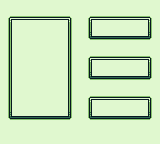

A level layout from a 2D game, rendered from its tile map. Below: a short description, then the map file with its tile-grid data intact:
An orthogonal 20x18 tile map with 8x8 px tiles, 1 tile layer (Tile Layer 1).

<map version="1.10" tiledversion="1.12.1" orientation="orthogonal" renderorder="right-down" width="20" height="18" tilewidth="8" tileheight="8" infinite="0" backgroundcolor="#e0f8cf" nextlayerid="2" nextobjectid="1">
 <tileset firstgid="1" source="frame.tsx" />
 <layer id="1" name="Tile Layer 1" width="20" height="18">
  <data encoding="csv">
0,0,0,0,0,0,0,0,0,0,0,0,0,0,0,0,0,0,0,0,
0,0,0,0,0,0,0,0,0,0,0,0,0,0,0,0,0,0,0,0,
0,1,2,2,2,2,2,2,3,0,0,1,2,2,2,2,2,2,3,0,
0,4,5,5,5,5,5,5,6,0,0,4,5,5,5,5,5,5,6,0,
0,4,5,5,5,5,5,5,6,0,0,7,8,8,8,8,8,8,9,0,
0,4,5,5,5,5,5,5,6,0,0,0,0,0,0,0,0,0,0,0,
0,4,5,5,5,5,5,5,6,0,0,0,0,0,0,0,0,0,0,0,
0,4,5,5,5,5,5,5,6,0,0,1,2,2,2,2,2,2,3,0,
0,4,5,5,5,5,5,5,6,0,0,4,5,5,5,5,5,5,6,0,
0,4,5,5,5,5,5,5,6,0,0,7,8,8,8,8,8,8,9,0,
0,4,5,5,5,5,5,5,6,0,0,0,0,0,0,0,0,0,0,0,
0,4,5,5,5,5,5,5,6,0,0,0,0,0,0,0,0,0,0,0,
0,4,5,5,5,5,5,5,6,0,0,1,2,2,2,2,2,2,3,0,
0,4,5,5,5,5,5,5,6,0,0,4,5,5,5,5,5,5,6,0,
0,7,8,8,8,8,8,8,9,0,0,7,8,8,8,8,8,8,9,0,
0,0,0,0,0,0,0,0,0,0,0,0,0,0,0,0,0,0,0,0,
0,0,0,0,0,0,0,0,0,0,0,0,0,0,0,0,0,0,0,0,
0,0,0,0,0,0,0,0,0,0,0,0,0,0,0,0,0,0,0,0
</data>
 </layer>
</map>
